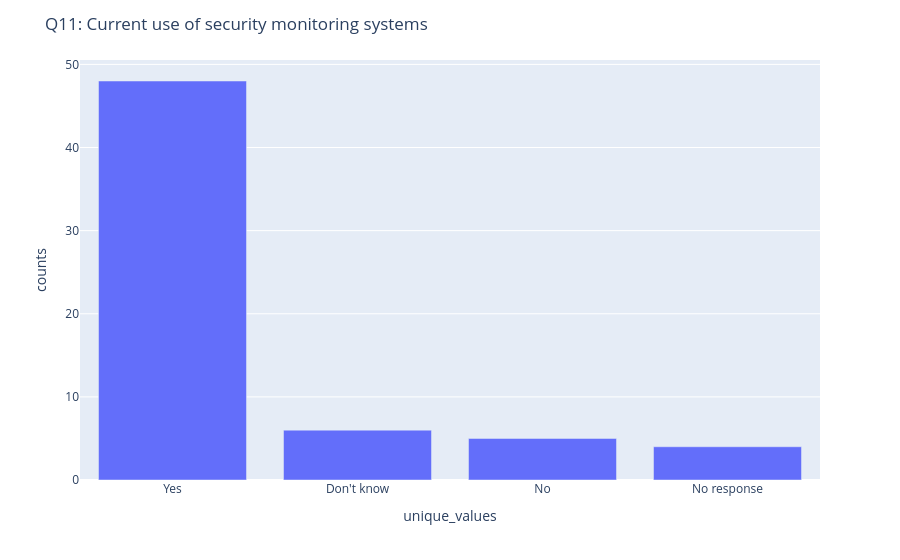

Notebook code cell kept with this figure:
### Markdown cell above
### Q11 [S33] - Current use of security monitoring systems
>  **Survey question (S33):** "Does your organization currently use security monitoring systems?"
>  Existing deployment of detection/response solutions.

### Code cell
fig_q11, df_q11 = get_bar('Q11', db=False)
fig_q11.update_layout(title="Q11: Current use of security monitoring systems")
fig_q11.show()
print(df_q11[['unique_values','counts','norm']].to_string(index=False))

### Figure 1 — Plotly figure (JSON) as saved in the notebook; plotly's stock layout.template omitted (floating-point values rounded to 4 significant figures)
{"data": [{"hovertemplate": "unique_values=%{x}<br>counts=%{y}<extra></extra>", "legendgroup": "", "marker": {"color": "#636efa", "pattern": {"shape": ""}}, "name": "", "orientation": "v", "showlegend": false, "textposition": "auto", "type": "bar", "x": ["Yes", "Don't know", "No", "No response"], "xaxis": "x", "y": [48, 6, 5, 4], "yaxis": "y"}], "layout": {"barmode": "relative", "legend": {"tracegroupgap": 0}, "margin": {"t": 60}, "title": {"text": "Q11: Current use of security monitoring systems"}, "xaxis": {"anchor": "y", "categoryorder": "total descending", "domain": [0.0, 1.0], "title": {"text": "unique_values"}}, "yaxis": {"anchor": "x", "domain": [0.0, 1.0], "title": {"text": "counts"}}}}
